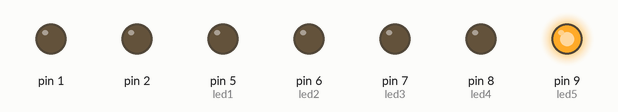
This sketch was run on a simulated Arduino Uno, built with avr-gcc and run on an emulated ATmega328P. Shown: output pins drawn as LEDs (lit = HIGH). Random numbers use the default seed unless the sketch sets one.

Above: at 4.1 s.
At 5.1 s:
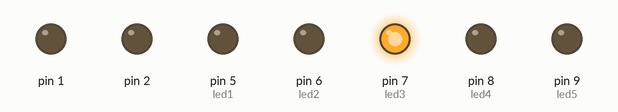
At 6.1 s:
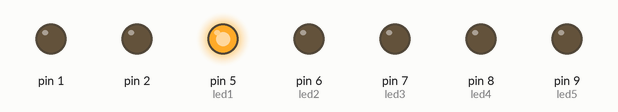
At 18.6 s:
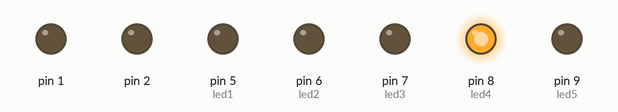
At 24.1 s:
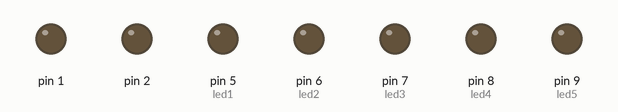
At 37.6 s:
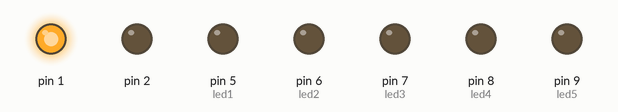
Timing chart, 0 to 39.1 s (numbered marks = the images above):
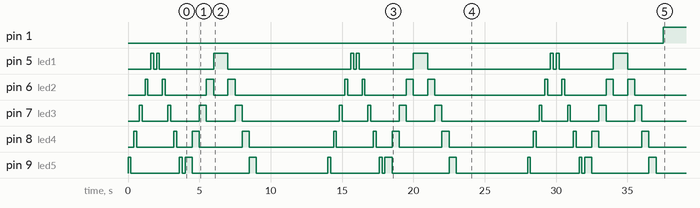

The sketch:

ElAutoIncreible.ino
```cpp
int led1 = 5;
int led2 = 6;
int led3 = 7;
int led4 = 8;
int led5 = 9;
int LEDs[] = {5,6,7,8,9};

int temp = 200;

void setup() {
  pinMode(led1,OUTPUT);
  pinMode(led2,OUTPUT);
  pinMode(led3,OUTPUT);
  pinMode(led4,OUTPUT);
  pinMode(led5,OUTPUT);

}

void loop() {
  TurnOfOnLED(led5);//9
  TurnOfOnLED(led4);//8
  TurnOfOnLED(led3);//7
  TurnOfOnLED(led2);//6
  TurnOfOnLED(led1);//5
  TurnOfOnLED(led1);
  TurnOfOnLED(led2);
  TurnOfOnLED(led3);
  TurnOfOnLED(led4);
  TurnOfOnLED(led5);
  for(int i = 9;i>=5;i--) {
    digitalWrite(i,HIGH);
    delay(500);
    digitalWrite(i,LOW);
  }
  for(int i=5;i<=9;i++) {
    digitalWrite(i,HIGH);
    delay(500);
    digitalWrite(i,LOW);
  }
  for(int i = 0;i<10;i++) {
    int randomLED = random(LEDs);
    digitalWrite(randomLED,HIGH);
    delay(500);
  }
}

void TurnOfOnLED (int led) {
  digitalWrite(led,HIGH);

  delay(temp);

  digitalWrite(led,LOW);

  delay(temp);
}
```

Measured:
- by itself, pin 1: LOW → HIGH at 37.5 s
- by itself, pin 5 (led1): repeats every 14.0 s: LOW 0.20 s, HIGH 0.20 s, LOW 3.8 s, HIGH 1.0 s, LOW 8.6 s, HIGH 0.20 s
- by itself, pin 6 (led2): repeats every 14.0 s: LOW 1.0 s, HIGH 0.20 s, LOW 2.9 s, HIGH 0.50 s, LOW 1.0 s, HIGH 0.50 s, LOW 7.7 s, HIGH 0.20 s
- by itself, pin 7 (led3): repeats every 14.0 s: LOW 1.8 s, HIGH 0.20 s, 2 × (LOW 2.0 s, HIGH 0.50 s), LOW 6.8 s, HIGH 0.20 s
- by itself, pin 8 (led4): repeats every 14.0 s: LOW 2.6 s, HIGH 0.20 s, LOW 1.1 s, HIGH 0.50 s, LOW 3.0 s, HIGH 0.50 s, LOW 5.9 s, HIGH 0.20 s
- by itself, pin 9 (led5): repeats every 14.0 s: LOW 3.4 s, HIGH 0.20 s, LOW 0.20 s, HIGH 0.50 s, LOW 4.0 s, HIGH 0.50 s, LOW 5.0 s, HIGH 0.20 s
